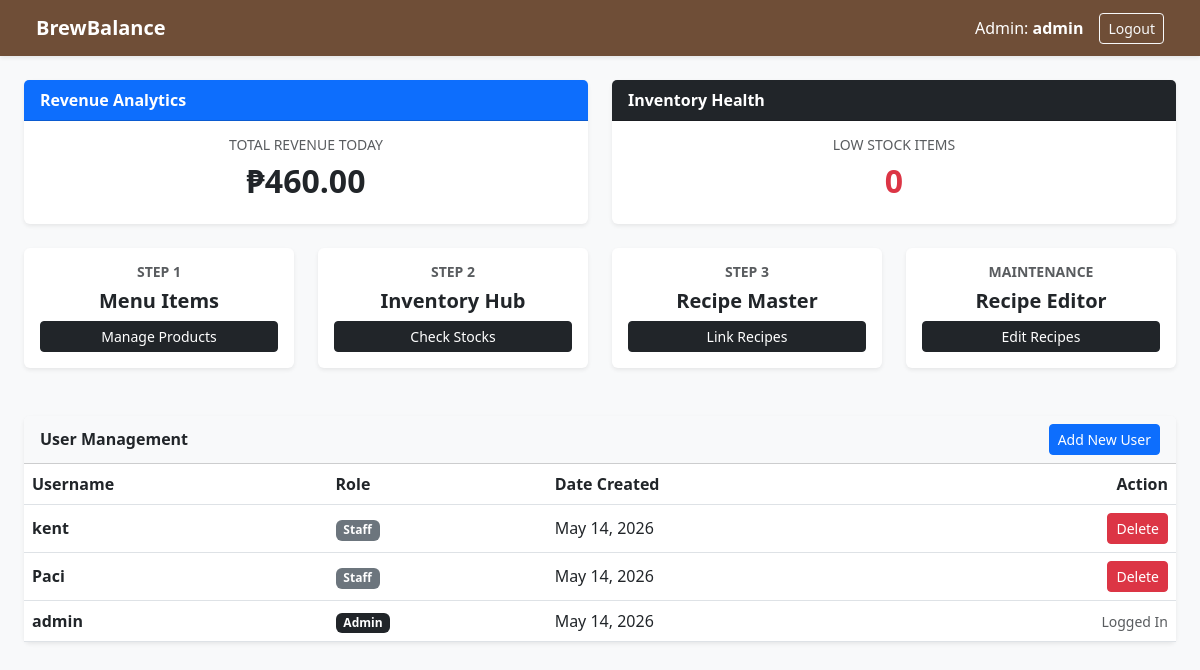
The app's page /dashboard.php (signed in) with its own data.
### tables this page shows
CREATE TABLE `users` (
  `id` int(11) NOT NULL,
  `username` varchar(50) NOT NULL,
  `password` varchar(255) NOT NULL,
  `role` enum('admin','staff') NOT NULL DEFAULT 'staff',
  `created_at` timestamp NOT NULL DEFAULT current_timestamp()
);

### dashboard.php (the view, shortened to what this page needs)
<?php
require_once 'connection/db_connect.php';
include 'header.php';
?>
<nav class="navbar navbar-expand-lg navbar-dark shadow-sm px-4 py-2 mb-4" style="background-color: #6f4e37;">
    <div class="container-fluid">
        <a class="navbar-brand fw-bold" href="dashboard.php">BrewBalance</a>
        <div class="d-flex align-items-center">
            <span class="text-white me-3 d-none d-md-block"><?= ucfirst($_SESSION['role']) ?>: <strong><?= htmlspecialchars($_SESSION['username']) ?></strong></span>
            <a href="logout.php" class="btn btn-sm btn-outline-light">Logout</a>
        </div>
    </div>
</nav>
<div class="container-fluid px-4 pb-5">
    <?php if ($_SESSION['role'] == 'admin'): ?>
        <div class="row g-4 mb-4">
            <div class="col-md-6">
                <div class="card shadow-sm h-100 border-0">
                    <div class="card-header bg-primary text-white fw-bold">Revenue Analytics</div>
                    <div class="card-body text-center">
                        <?php $sales_today = $pdo->query("SELECT SUM(total_price) FROM sales WHERE DATE(sale_date) = CURDATE()")->fetchColumn() ?: 0; ?>
                        <h6 class="text-muted small">TOTAL REVENUE TODAY</h6>
                        <h2 class="fw-bold">₱<?= number_format($sales_today, 2) ?></h2>
                    </div>
                </div>
            </div>
            <div class="col-md-6">
                <div class="card shadow-sm h-100 border-0">
                    <div class="card-header bg-dark text-white fw-bold">Inventory Health</div>
                    <div class="card-body text-center">
                        <?php $low_stock = $pdo->query("SELECT COUNT(*) FROM ingredients WHERE stock_quantity <= reorder_level")->fetchColumn(); ?>
                        <h6 class="text-muted small">LOW STOCK ITEMS</h6>
                        <h2 class="fw-bold text-danger"><?= $low_stock ?></h2>
                    </div>
                </div>
            </div>
        </div>
        <div class="row g-4 mb-5">
            <div class="col-md-3"><div class="card shadow-sm h-100 text-center border-0"><div class="card-body d-flex flex-column"><h6 class="text-uppercase text-muted small fw-bold">Step 1</h6><h5 class="fw-bold">Menu Items</h5><a href="products.php" class="btn btn-dark mt-auto btn-sm">Manage Products</a></div></div></div>
            <div class="col-md-3"><div class="card shadow-sm h-100 text-center border-0"><div class="card-body d-flex flex-column"><h6 class="text-uppercase text-muted small fw-bold">Step 2</h6><h5 class="fw-bold">Inventory Hub</h5><a href="inventory.php" class="btn btn-dark mt-auto btn-sm">Check Stocks</a></div></div></div>
            <div class="col-md-3"><div class="card shadow-sm h-100 text-center border-0"><div class="card-body d-flex flex-column"><h6 class="text-uppercase text-muted small fw-bold">Step 3</h6><h5 class="fw-bold">Recipe Master</h5><a href="manage_recipes.php" class="btn btn-dark mt-auto btn-sm">Link Recipes</a></div></div></div>
            <div class="col-md-3"><div class="card shadow-sm h-100 text-center border-0"><div class="card-body d-flex flex-column"><h6 class="text-uppercase text-muted small fw-bold">Maintenance</h6><h5 class="fw-bold">Recipe Editor</h5><a href="edit_recipes.php" class="btn btn-dark mt-auto btn-sm">Edit Recipes</a></div></div></div>
        </div>
        <div class="card shadow-sm border-0">
            <div class="card-header bg-light fw-bold d-flex justify-content-between align-items-center">User Management <a href="register.php" class="btn btn-sm btn-primary">Add New User</a></div>
            <div class="table-responsive">
                <table class="table table-hover mb-0 align-middle">
                    <thead><tr><th>Username</th><th>Role</th><th>Date Created</th><th class="text-end">Action</th></tr></thead>
                    <tbody>
                        <?php $user_stmt = $pdo->query("SELECT id, username, role, created_at FROM users ORDER BY created_at DESC");
                        while ($user = $user_stmt->fetch()): ?>
                            <tr>
                                <td><strong><?= htmlspecialchars($user['username']) ?></strong></td>
                                <td><span class="badge <?= $user['role'] == 'admin' ? 'bg-dark' : 'bg-secondary' ?>"><?= ucfirst($user['role']) ?></span></td>
                                <td><?= date('M d, Y', strtotime($user['created_at'])) ?></td>
                                <td class="text-end"><?php if ($user['id'] != $_SESSION['user_id']): ?><a href="delete_user.php?id=<?= $user['id'] ?>" class="btn btn-danger btn-sm" onclick="return confirm('Delete user?')">Delete</a><?php else: ?><small class="text-muted">Logged In</small><?php endif; ?></td>
                            </tr>
                        <?php endwhile; ?>
                    </tbody>
                </table>
            </div>
        </div>
    <?php endif; ?>
</div>
<link rel="stylesheet" href="https://cdn.jsdelivr.net/npm/bootstrap-icons@1.11.1/font/bootstrap-icons.css">
</body>
</html>

### header.php (style rules this page uses)
body { background-color: #f8f9fa; }
.navbar { background-color: #6f4e37; }

### records on screen
users: username "kent", role "Staff", created_at "May 14, 2026"
users: username "Paci", role "Staff", created_at "May 14, 2026"
users: username "admin", role "Admin", created_at "May 14, 2026", shows "Logged In"

### other values on screen
$_SESSION['role'] "Admin"
$_SESSION['username'] "admin"
$sales_today "460.00"
$low_stock "0"
